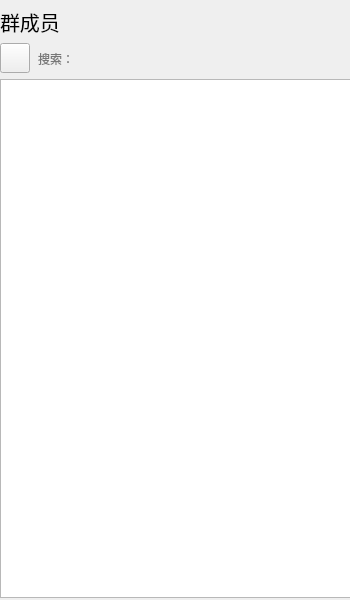
<?xml version="1.0" encoding="UTF-8"?>
<ui version="4.0">
 <class>Widget</class>
 <widget class="QWidget" name="Widget">
  <property name="geometry">
   <rect>
    <x>0</x>
    <y>0</y>
    <width>350</width>
    <height>600</height>
   </rect>
  </property>
  <property name="windowTitle">
   <string>Widget</string>
  </property>
  <widget class="QWidget" name="">
   <property name="geometry">
    <rect>
     <x>0</x>
     <y>7</y>
     <width>351</width>
     <height>591</height>
    </rect>
   </property>
   <layout class="QVBoxLayout" name="verticalLayout">
    <item>
     <widget class="QLabel" name="label">
      <property name="font">
       <font>
        <pointsize>15</pointsize>
       </font>
      </property>
      <property name="text">
       <string>群成员</string>
      </property>
     </widget>
    </item>
    <item>
     <layout class="QHBoxLayout" name="horizontalLayout">
      <item>
       <widget class="QPushButton" name="pushButton">
        <property name="minimumSize">
         <size>
          <width>30</width>
          <height>30</height>
         </size>
        </property>
        <property name="maximumSize">
         <size>
          <width>30</width>
          <height>30</height>
         </size>
        </property>
        <property name="styleSheet">
         <string notr="true">QPushButton {
	border-image: url(:/icons/sousuo_un1.png);
}</string>
        </property>
        <property name="text">
         <string/>
        </property>
       </widget>
      </item>
      <item>
       <widget class="QLineEdit" name="lineEdit">
        <property name="styleSheet">
         <string notr="true">QLineEdit {
	background: transparent;
	border: none;
}</string>
        </property>
        <property name="placeholderText">
         <string>搜索：</string>
        </property>
       </widget>
      </item>
     </layout>
    </item>
    <item>
     <widget class="QListWidget" name="listWidget">
      <property name="focusPolicy">
       <enum>Qt::NoFocus</enum>
      </property>
      <property name="styleSheet">
       <string notr="true">QListWidget::item {
	height: 65px;
}

QListWidget::item:selected {
	background-color: rgb(211, 215, 207);
}

QListWidget::item:hover {
	background-color: rgb(186, 189, 182);
}</string>
      </property>
     </widget>
    </item>
   </layout>
  </widget>
 </widget>
 <resources/>
 <connections/>
</ui>
